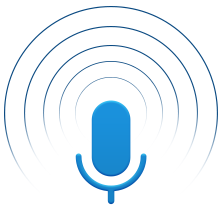
#> input picture src/main/assets/iflytek/voice_empty.png, 222 x 222 px
$ python makeLogo.py src/main/assets/iflytek/voice_empty.png   (Python 2 division)
#> lines starting #> are read from the running program, lines starting #| are printed output that depends on the picture
#!/usr/bin/python
#-*- coding:utf-8 -*-
import sys
import os
import shutil
import Image


#converse to bmp
def converseBmp(src):
#> called with src = 'src/main/assets/iflytek/voice_empty.png'
	extension=os.path.splitext(src)[1]
	im=Image.open(src)
#> im is the input picture: PIL image 222x222 RGBA; mean R, G, B, A 45.4, 107.5, 158.6, 23.3
	if extension==".png":
		bg = Image.new("RGB", im.size, (255,255,255))
#> bg: PIL image 222x222 RGB; every value is 255
		bg.paste(im,im)
		bg.save("ll.jpg")
        	im=Image.open("ll.jpg")
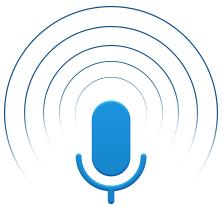
#> im: PIL image 222x222 RGB; mean R, G, B 232.7, 241.9, 246.9
		im.save('ll.bmp')
	else:
		im.save('ll.bmp')


#move picture
def movePic(argv):
	#tail
	tailu="_uboot"
	tailk="_kernel"
	li=[]
	for x in range(len(argv)):
		print isspr
		if isspr != 3 :
			li.append(argv[x]+tailu)
		li.append(argv[x]+tailk)
	for i in range(len(li)):
		shutil.copyfile("ll.bmp", os.getcwd()+"/"+li[i].split('_')[0]+"/"+li[i]+".bmp")

#exec sh
def execScript(argv):
	if os.path.exists("local_make_logo_bin"):
		print argv
		os.system('./local_make_logo_bin '+argv)
	elif isspr==3:
		print "update_sprd_multi " + argv
		os.system('./update_sprd_multi '+argv)
	else:
		print argv.replace(" ","_")
		os.system('./update_multi '+argv)


#del temp picture
def removeTempFile():
	if os.path.exists("ll.bmp"):
		os.remove("ll.bmp")
	if os.path.exists("ll.jpg"):
		os.remove("ll.jpg")

#select project
def selectArgv():
	global isspr
	isspr = 0
#> (the run stopped early here; a loop or call above may not have finished)

$ run again, on src/main/assets/iflytek/warning.png
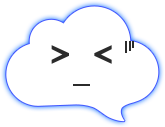
#> input picture src/main/assets/iflytek/warning.png, 165 x 127 px
#> in converseBmp, im is the input picture: PIL image 165x127 RGBA; mean R, G, B, A 190.1, 207.2, 251.5, 152.1
#> in converseBmp, `im=Image.open("ll.jpg")`:
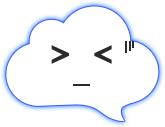
#> im: PIL image 165x127 RGB; mean R, G, B 241.7, 244.3, 249
